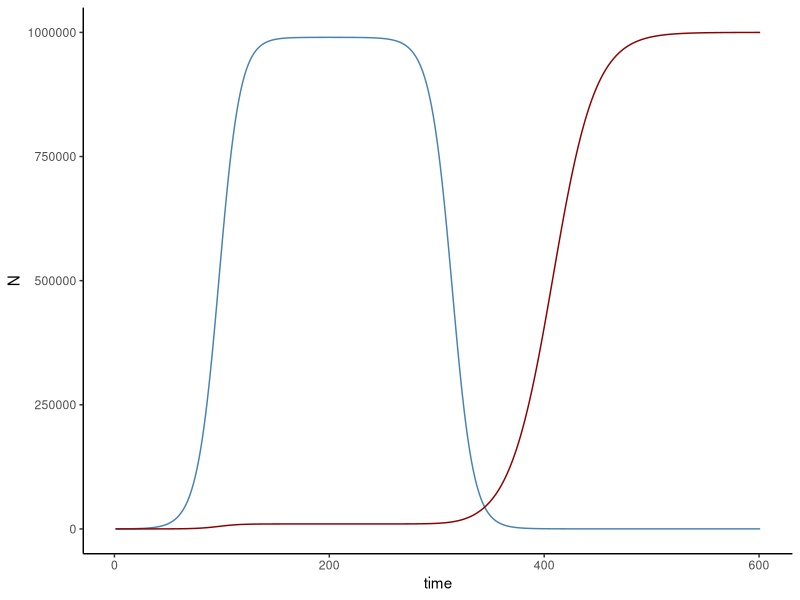

R code for this plot:
#model for growth: N(t+1)= N(t)+r(N)*N(t)*(1-(N(t)+M(t))/K)
#second model:M(t+1)= M(t)+r(M)*M(t)*(1-(N(t)+M(t))/K)
#when cancer drug is not present: r(N)=r(M)=0.1
#when drug is present, non-mutant cells: r(N)= -0.1
#when drug is present, mutant cells: r(M)=0.05
#assume K=1,000,000
#mutation occurred when there were 100 cells
#generate script that stimulates growth of two subpopulations in the tumor to equilibrium followed
#   drug treatment. Plot results with line graph

#set inital values
K=1000000
r0=0.1
rN= -0.1
rM= 0.05
N0=99
M0=1
timesteps=600

# create vector to store N's and set initial N
N=numeric(length=timesteps)
N[1]=N0
M=numeric(length=timesteps)
M[1]=M0

# simulate
for(i in 1:timesteps){
  if(i<200){
    # drug introduced at i=200, before drug is introduced both pop grow at r=0.1
    N[i+1] = N[i]+r0*N[i]*(1-(N[i]+M[i])/K)
    M[i+1] = M[i]+r0*M[i]*(1-(N[i]+M[i])/K)
  }else{ #after drug introduced, non-mutant declines at r=-0.1, mutant grows at r=0.05
    M[i+1] = M[i]+rM*M[i]*(1-(N[i]+M[i])/K)
    N[i+1] = N[i]+rN*N[i]*(1-(N[i]+M[i])/K)
  }
}

# make dataframe
dat<-data.frame(time=1:(timesteps+1),N=N,M=M)

#call ggplot
library(ggplot2)
# plot simulation
ggplot(dat, aes(x=time))+
  geom_line(aes(y=N), color="steelblue")+
  geom_line(aes(y=M), color="darkred")+
  theme_classic()
